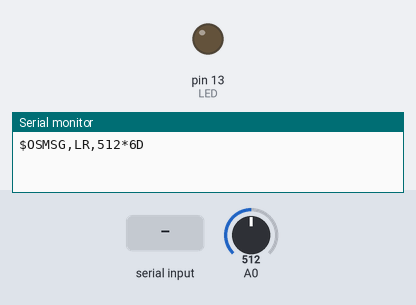
The sketch below on a simulated Arduino Uno, built with avr-gcc and run on an emulated ATmega328P. Shown: output pins drawn as LEDs (lit = HIGH), the last lines printed to the serial monitor. The test bench sets the inputs (shaded band); at power-on: A0 = 512.

Above: at 1.2 s.
1.3 s: A0 set to 42
2.8 s: A0 set to 35
At 3.2 s:
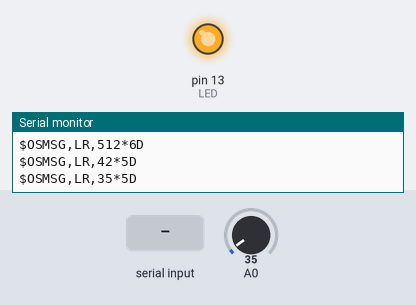
4.3 s: "0" received over Serial
At 5.5 s:
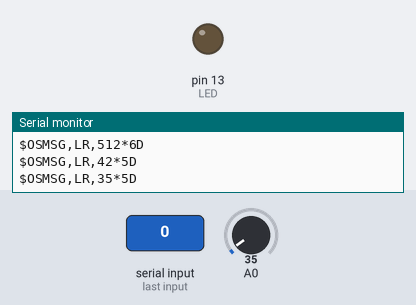
5.8 s: "1" received over Serial
At 6.7 s:
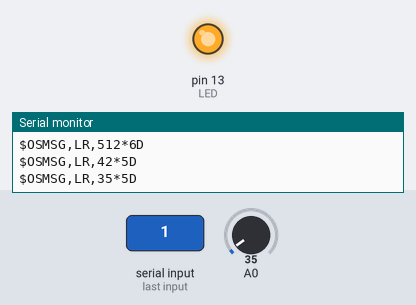
Timing chart, 0 to 8.3 s (numbered marks = the images above; inputs shaded):
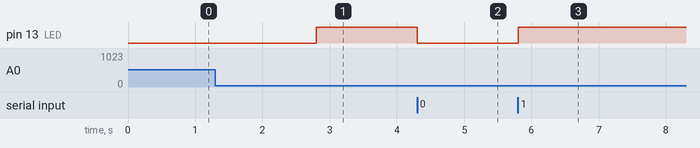

Measured:
- the behaviour switches between 40 and 39 on A0 (found by bisection; images 0 and 1)
- after the input at 2.8 s, pin 13 (LED): LOW → HIGH at once
- after the input at 4.3 s, pin 13 (LED): HIGH → LOW at once
- after the input at 5.8 s, pin 13 (LED): LOW → HIGH at once

The sketch:

Arduino_PI_read.ino
```cpp
/*
 * Uses the Serial port to communicate with the Raspberry Pi
 * Read from the Serial port
 * Write to the Serial port
 *
 * Send '0' to turn the led off.
 * Anything else will turn it on.
 *
 * One led on pin 13. Grounded with a 10k resistor
 * One photo resistor on pin A0.
 *
 * The led goes on when the photo-resistor goes below 40 (THRESHOLD).
 * It can be overriden by an input from the serial port 0 (off), or 1 (on).
 */
const int LED = 13;
const int THRESHOLD = 40;

void setup()
{
  pinMode(LED, OUTPUT);
  digitalWrite(LED, LOW); // turn it off by default
  Serial.begin(9600);
}

int val = 0,
    previous = 0;
const String PREFIX =  "OS"; // Device Prefix
const String ID     = "MSG"; // Sentence ID

void loop()
{
  if (Serial.available())
  {
    int fromRPI = Serial.read(); // Read one character
    fromRPI -= '0'; // Possibly comes from the key-pad connected to the RPi
    if (fromRPI == 0)
      digitalWrite(LED, LOW);
    else
      digitalWrite(LED, HIGH);
  }

  val = analogRead(A0);

  if (abs(previous - val) > 3)
  {
    String payload = "LR," + String(val); // LR: Light Resistor
    String nmea = generateNMEAString(payload, PREFIX, ID);
    Serial.println(nmea);

    if (val < THRESHOLD)
      digitalWrite(LED, HIGH);
    else
      digitalWrite(LED, LOW);
    previous = val;
  }
}

int checksum(String s)
{
  int cs = 0;
  int len = s.length() + 1; // Yes, +1
  char ca[len];
  s.toCharArray(ca, len);
  for (int i=0; i<len; i++)
    cs ^= ca[i]; // XOR
  return cs;
}

String generateNMEAString(String payload, String prefix, String id)
{
  String nmea = "";
  if (prefix.length() != 2)
    return nmea; // ("Bad prefix [" + prefix + "], must be 2 character long.");
  if (id.length() != 3)
    return nmea; // ("Bad ID [" + id + "], must be 3 character long.");
  nmea = prefix + id + "," + payload;
  int cs = checksum(nmea);
  String cks = String(cs, HEX);
  cks.toUpperCase();
  if (cks.length() < 2) // lpad '0'
    cks = "0" + cks;
  nmea += ("*" + cks);  // *FF
  return "$" + nmea;    // Prefixed with $
}
```
